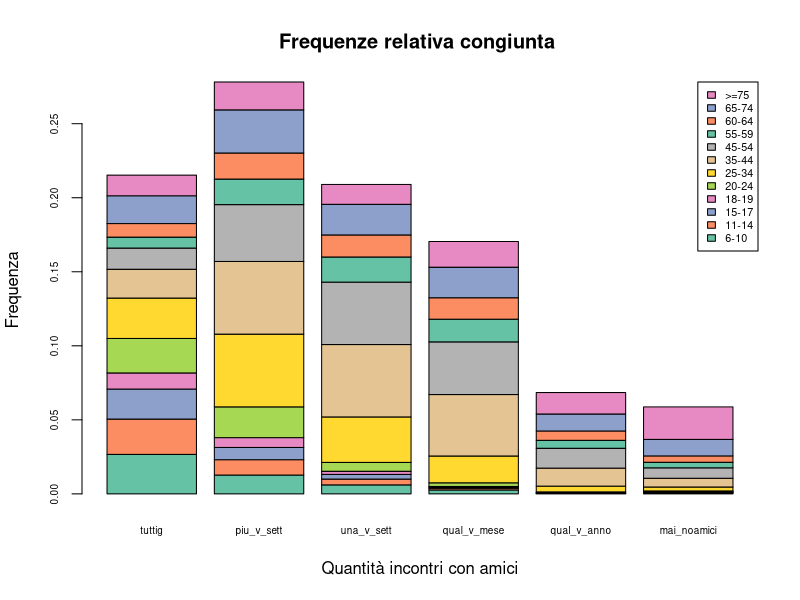
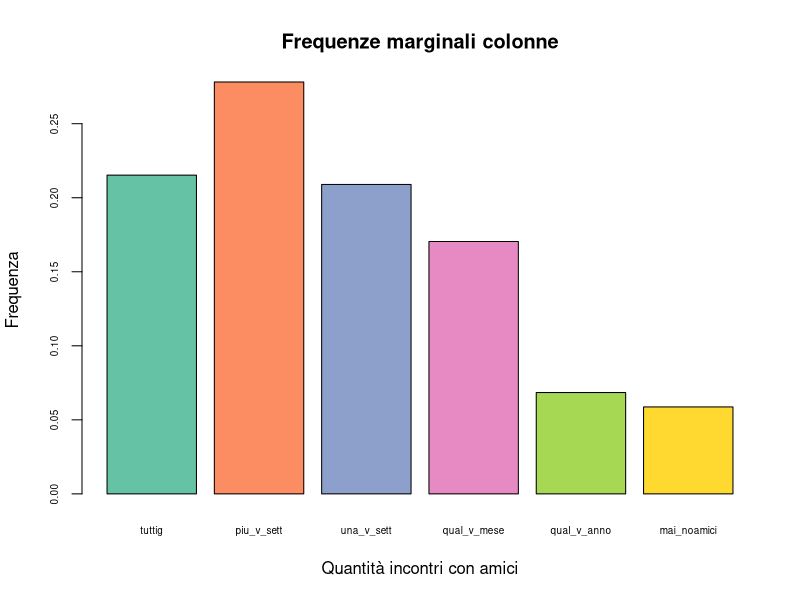
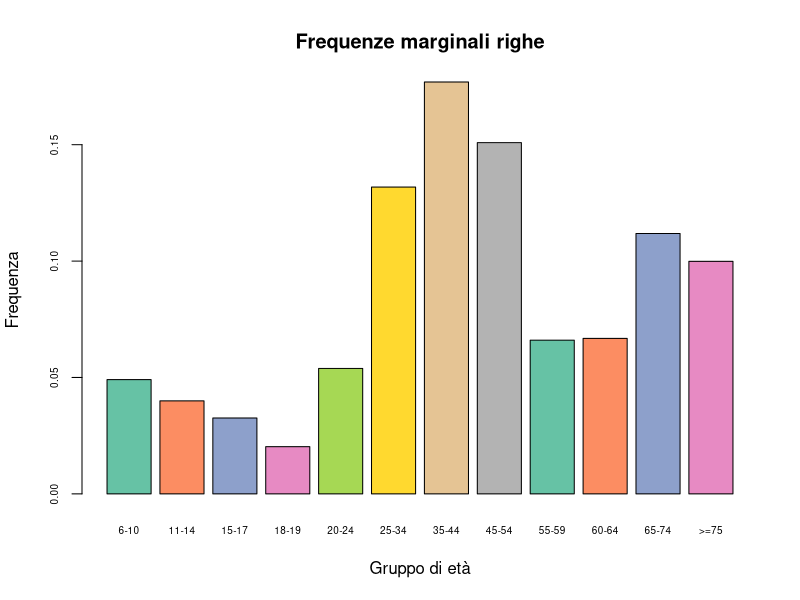
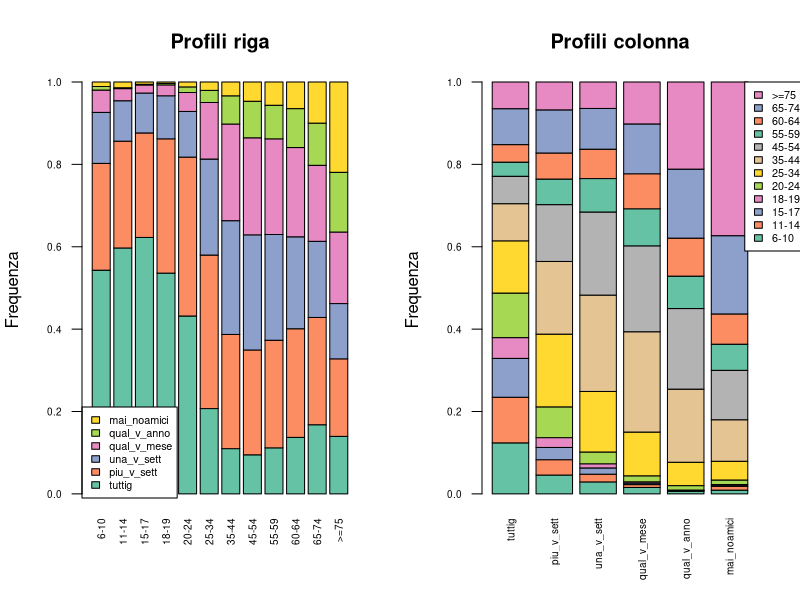
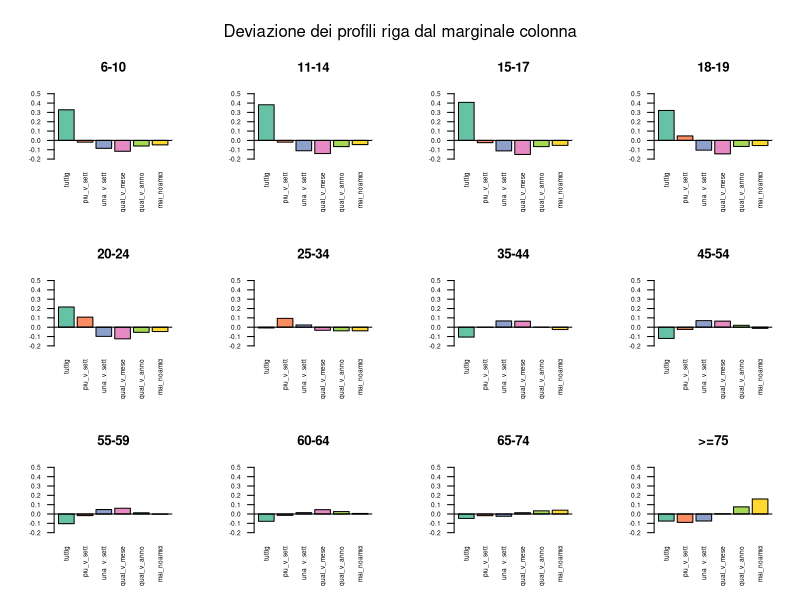
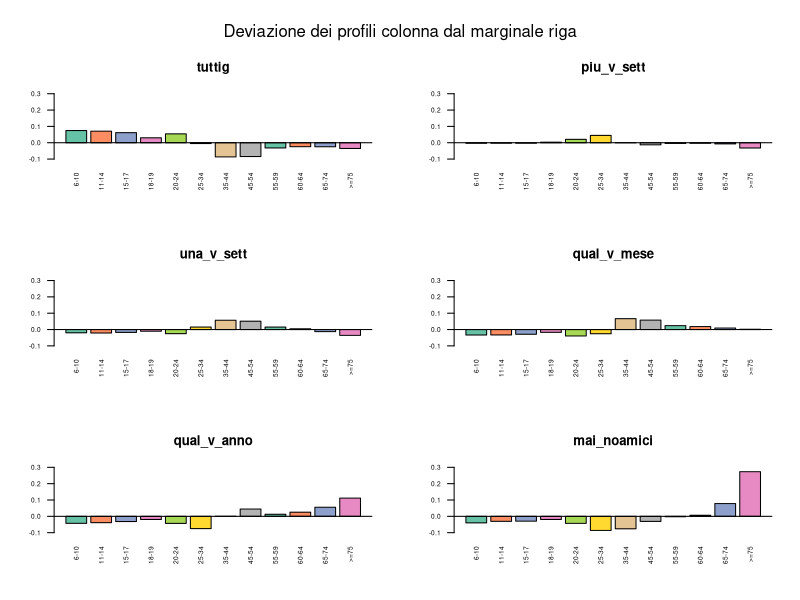
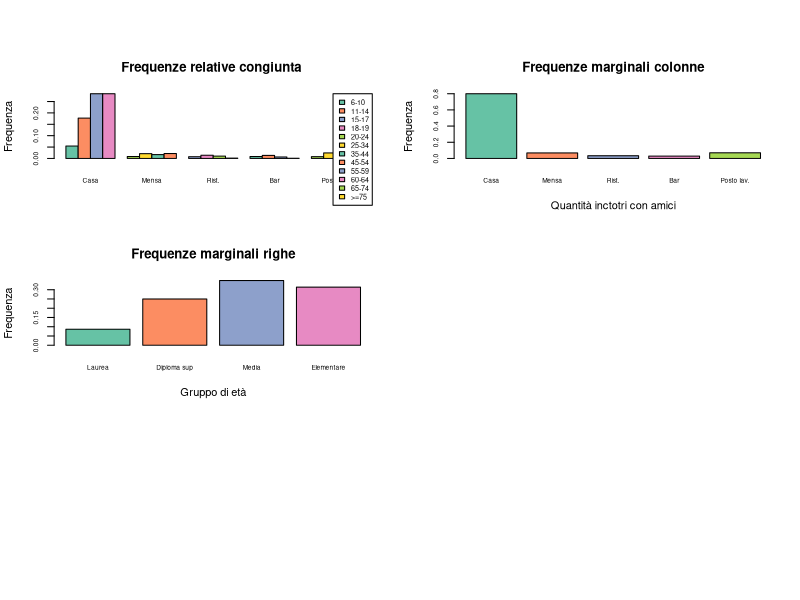
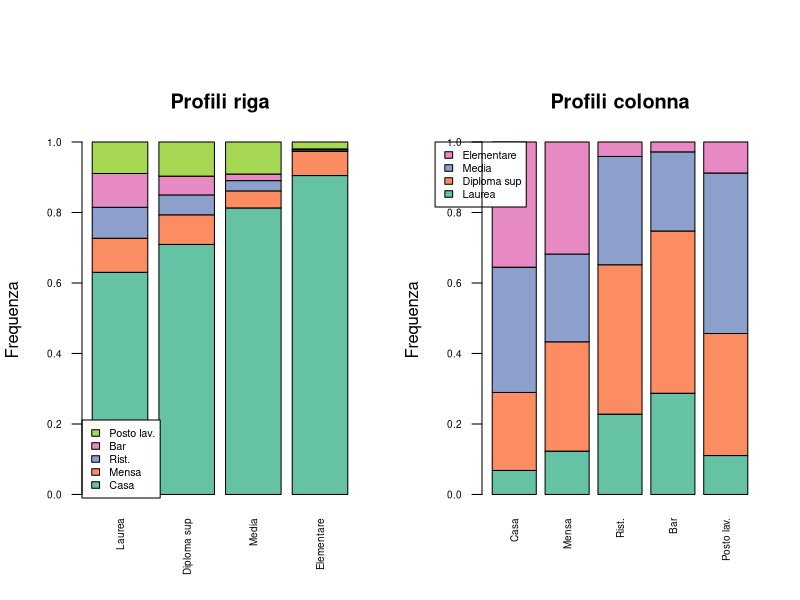

R code for these plots, in order:
## ---- chunk 1
knitr::opts_chunk$set(echo = TRUE)
## ---- chunk 2
setwd("C:/Files/Personali/Unige/Code/SD/StatGit/Esercitazione2")
dati = read.table(
  "amici.txt",
  # No separatori, no na fields
  header = T,
  )
## ---- chunk 3
datiMatr <- data.matrix(dati[,-1])
rownames(datiMatr) = dati[,1]

#Costruisco le tabelle rel congiunte, marginali, e poi i profili riga
freqRelCongiunta = prop.table(datiMatr)

freqMarginali = addmargins(freqRelCongiunta)
freqMarginaliRiga = freqMarginali[-13,7]
freqMarginaliColonna = freqMarginali[13,-7]

freqCondizionateRiga = prop.table(datiMatr,1)
freqCondizionateColonna = prop.table(datiMatr,2)

### Creo i baplot


library(RColorBrewer)
coul <- brewer.pal(12, "Set2")

#Freq rel congiunte
barplot(freqRelCongiunta, cex.names = 0.6,cex.axis = 0.6, main = "Frequenze relativa congiunta ", col = coul, xlab = "Quantità incontri con amici", ylab = "Frequenza", legend.text =dati[,1],args.legend = list(x = "topright", cex = 0.65))

#Freq marginali colonne
barplot(freqMarginaliColonna, cex.names = 0.6,cex.axis = 0.6, main = "Frequenze marginali colonne", col = coul, xlab = "Quantità incontri con amici", ylab = "Frequenza")

#Freq marginali righe
barplot(freqMarginaliRiga, cex.names = 0.6,cex.axis = 0.6, main = "Frequenze marginali righe", col = coul, xlab = "Gruppo di età", ylab = "Frequenza")

#Profili riga e colonna
prof_rg = prop.table(datiMatr, 1)
prof_col = prop.table(datiMatr, 2)

par(mfrow = c(1,2))

barplot(t(prof_rg), cex.names = 0.6,cex.axis = 0.6, main = "Profili riga", col = coul, ylab = "Frequenza", legend.text = colnames(datiMatr),args.legend = list(x = "bottomleft", cex = 0.65), las = 2 )
barplot(prof_col, cex.names = 0.6,cex.axis = 0.6, main = "Profili colonna", col = coul, ylab = "Frequenza",legend.text = rownames(datiMatr),args.legend = list(x = "topright",inset = c(-0.17,0), cex = 0.65), las = 2)

# Itero attraverso le righe e creo un barplot per ogni deviazione 
par(mfrow = c(3,4), oma = c(0,0,3,0))



for (i in 1:dim(datiMatr)[1]){

  dev_riga = prof_rg[i,] - freqMarginaliColonna
  barplot(dev_riga, cex.names = 0.6,cex.axis = 0.6,main = rownames(datiMatr)[i], col = coul, las = 2,ylim = c(-0.2,0.5))
abline(h=0)
  }
mtext("Deviazione dei profili riga dal marginale colonna", outer=TRUE,cex =1, side = 3)

# Itero attraverso le colonne e creo un barplot per ogni deviazione 
par(mfrow = c(3,2), oma = c(0,0,3,0))
for (i in 1:dim(datiMatr)[2]){
  dev_colonna = prof_col[,i] - freqMarginaliRiga
  barplot(dev_colonna, cex.names = 0.6,cex.axis = 0.6,main =  colnames(datiMatr)[i], col = coul, las = 2,ylim = c(-0.1,0.3))
abline(h=0)
    }
mtext("Deviazione dei profili colonna dal marginale riga", outer=TRUE,cex =1, side = 3)

## ---- chunk 4
datiMatr = matrix(c(2829, 433, 394, 431,401, 9201,1092,733,691,1256,14764,877,531,337,1652,14759,1119,71,42,319 ), nrow = 4, ncol = 5, byrow = TRUE, )
colnames(datiMatr) <-  c("Casa", "Mensa", "Rist.", "Bar", "Posto lav.")
rownames(datiMatr) <-  c("Laurea","Diploma sup","Media", "Elementare")

#Costruisco le tabelle rel congiunte, marginali, e poi i profili riga
freqRelCongiunta = prop.table(datiMatr)

freqMarginali = addmargins(freqRelCongiunta)
freqMarginaliRiga = freqMarginali[-5,6]
freqMarginaliColonna = freqMarginali[5,-6]

freqCondizionateRiga = prop.table(datiMatr,1)
freqCondizionateColonna = prop.table(datiMatr,2)

### Creo i baplot


library(RColorBrewer)
coul <- brewer.pal(6, "Set2")

#Freq rel congiunte
barplot(freqRelCongiunta, cex.names = 0.6,cex.axis = 0.6, main = "Frequenze relative congiunta ",beside = T, col = coul, xlab = "", ylab = "Frequenza", legend.text =dati[,1],args.legend = list(x = "topright", cex = 0.65))

#Freq marginali colonne
barplot(freqMarginaliColonna, cex.names = 0.6,cex.axis = 0.6, main = "Frequenze marginali colonne", col = coul, xlab = "Quantità inctotri con amici", ylab = "Frequenza")

#Freq marginali righe
barplot(freqMarginaliRiga, cex.names = 0.6,cex.axis = 0.6, main = "Frequenze marginali righe", col = coul, xlab = "Gruppo di età", ylab = "Frequenza")

#Profili riga e colonna
prof_rg = prop.table(datiMatr, 1)
prof_col = prop.table(datiMatr, 2)

par(mfrow = c(1,2))

barplot(t(prof_rg), cex.names = 0.6,cex.axis = 0.6, main = "Profili riga", col = coul, ylab = "Frequenza", legend.text = colnames(datiMatr),args.legend = list(x = "bottomleft", cex = 0.65), las = 2 )
barplot(prof_col, cex.names = 0.6,cex.axis = 0.6, main = "Profili colonna", col = coul, ylab = "Frequenza",legend.text = rownames(datiMatr),args.legend = list(x = "topleft",inset = c(-0.17,0), cex = 0.65), las = 2)
## ---- chunk 5
# Itero attraverso le righe e creo un barplot per ogni deviazione 
par(mfrow = c(2,2), oma = c(0,0,5,0))

for (i in 1:dim(datiMatr)[1]){

  dev_riga = prof_rg[i,] - freqMarginaliColonna
  barplot(dev_riga, cex.names = 0.6,cex.axis = 0.6,main = rownames(datiMatr)[i],ylim = c(-0.2,0.3), col = coul, las = 2)
abline(h=0)
  }
mtext("Deviazione dei profili riga dal marginale colonna", outer=TRUE,cex =1, side = 3)


# Itero attraverso le colonne e creo un barplot per ogni deviazione 
par(mfrow = c(2,3), oma = c(0,0,5,0))
for (i in 1:dim(datiMatr)[2]){

  dev_colonna = prof_col[,i] - freqMarginaliRiga
  barplot(dev_colonna, cex.names = 0.6,cex.axis = 0.6,main =  colnames(datiMatr)[i], col = coul, las = 2,ylim = c(-0.5,0.4))
abline(h=0)  
}
mtext("Deviazione dei profili riga dal marginale colonna", outer=TRUE,cex =1, side = 3)
